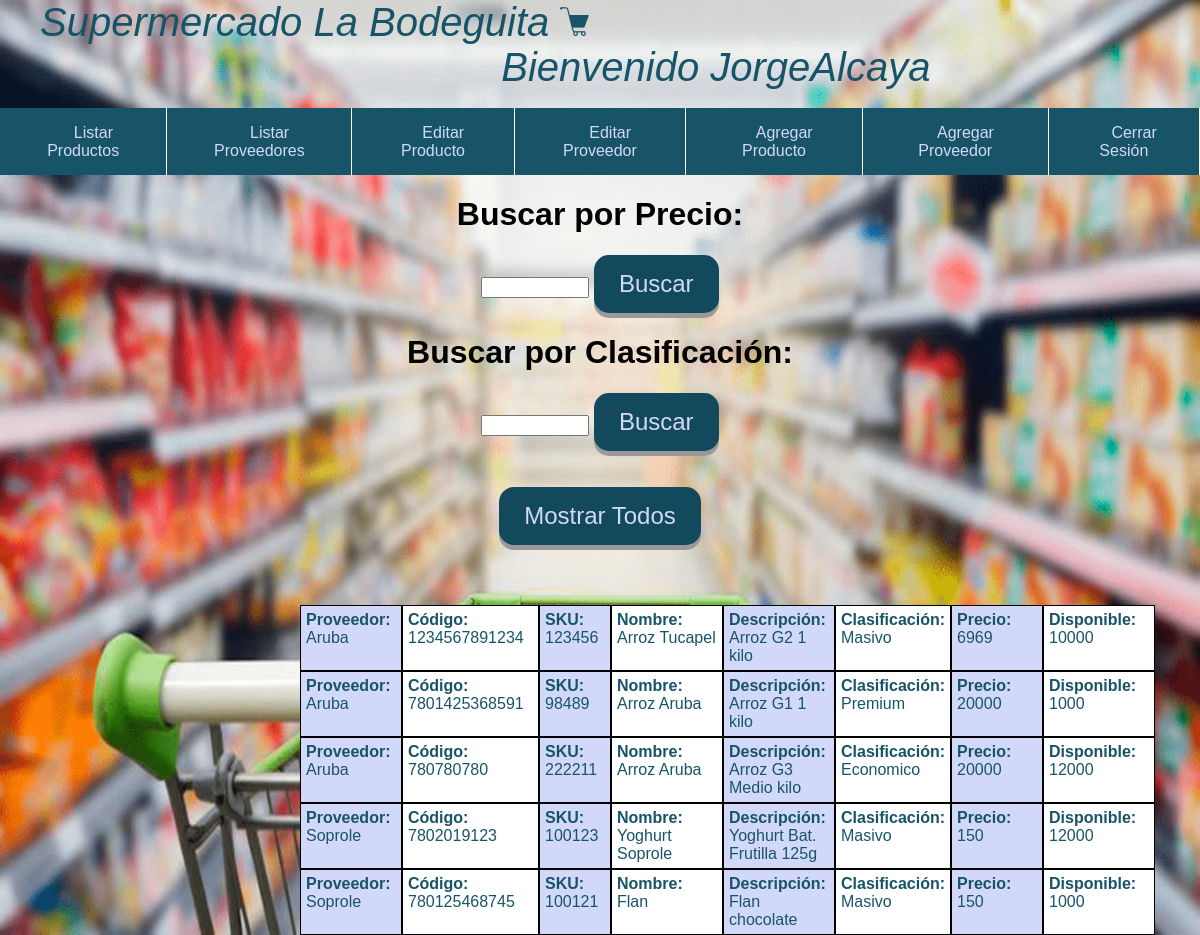
/listarProductos (signed in), run on the app's committed database.
### app/models.py (models this page shows, shortened)
class Producto(models.Model):
    proveedor = models.ForeignKey(Proveedor, null=True, blank=True, on_delete=models.CASCADE)
    codigo = models.IntegerField()
    sku = models.IntegerField()
    nombre = models.CharField(max_length=20)
    descripcion = models.CharField(max_length=30)
    clasificacion = models.CharField(max_length=30)
    precio = models.IntegerField()
    disponible = models.IntegerField()

class Proveedor(models.Model):
    rut = models.CharField(max_length=15)
    nombre = models.CharField(max_length=50)
    telefono = models.CharField(max_length=20)
    domicilio = models.CharField(max_length=50)
    region = models.CharField(max_length=50, blank=True, null=True)
    comuna = models.CharField(max_length=50, blank=True, null=True)
    def __str__(self):
        return self.nombre

### app/views.py (the view)
# urls.py: path('listarProductos', views.listarProductos),
@login_required
def listarProductos(request):
    producto = Producto.objects.all()
    precio = 0  # Filtro por defecto
    if request.POST.get('precio'):
        precio = int(request.POST.get('precio'))
        producto = producto.filter(precio__exact=precio)
    if request.POST.get('clasificacion'):
        clasificacion = request.POST.get('clasificacion')
        producto = producto.filter(clasificacion__exact=clasificacion)
    return render(request, "app/listarProductos.html", {'producto': producto})

### app/templates/app/listarProductos.html (shortened to what this page needs)
{% extends 'app/base.html' %}
{% block content %}
{% load staticfiles %}
<link href="{% static 'css/estilosTabla.css' %}" rel="stylesheet">
<body>
    <div>
        <form class="centra" class="flot" action="/listarProductos" method="POST">
            <div>
                <div>
                    <div>
                        <h1>Buscar por Precio:</h1>
                    </div >
                    <input type="number" name="precio" value="{{precio}}" style="width:100px" />
                        <input  class="button" type="submit" value="Buscar">
                </div>
                <div>
                    <div>
                        <h1>Buscar por Clasificación:</h1>
                    </div>
                    <input type="text" name="clasificacion" value="{{clasificacion}}" style="width:100px" />
                    <input class="button" type="submit" value="Buscar">
                </div>
            </div>
            <br>
            <br>
            <input class="button" action="/listarProductos" type="submit" value="Mostrar Todos">
        </form>
    </div>
    {% for c in producto %}
    <body>
        <div id="tabla" id="divt">
            <div class="A" id="divt"><strong>Proveedor:  </strong>{{c.proveedor}}</div>
            <div class="B" id="divt"><strong>Código:  </strong>{{c.codigo}}</div>
            <div class="C" id="divt"><strong>SKU:  </strong>{{c.sku}}</div>
            <div class="D" id="divt"><strong>Nombre:  </strong>{{c.nombre}}</div>
            <div class="E" id="divt"><strong>Descripción:  </strong>{{c.descripcion}}</div>
            <div class="F" id="divt"><strong>Clasificación:  </strong>{{c.clasificacion}}</div>
            <div class="G" id="divt"><strong>Precio:  </strong>{{c.precio}}</div>
            <div class="H" id="divt"><strong>Disponible:  </strong>{{c.disponible}}</div>
        </div>
    </body>
    {% endfor%}
</body>
{% endblock content %}

### app/templates/app/base.html (shortened to what this page needs)
{% load staticfiles %}
<!DOCTYPE html>
<html lang="es">
<head>
    <link href="{% static 'css/estiloMenu.css' %}" rel="stylesheet">
    <link href="{% static 'css/icomoon/style.css' %}" rel="stylesheet">
    <link href="{% static 'css/estiloFormLogin.css' %}" rel="stylesheet">
</head>
<dir class="titulo">
    Supermercado La Bodeguita <img src="{% static 'img/carrito.png' %}" alt="">
    {% if user.is_authenticated %} <span>123456789101112131415</span>Bienvenido {{user.username}}
    {% else %}<span>123456789101112131415</span>Bienvenido Proveedores{% endif %}
</dir>
<span>12345678910</span>
<body>
    <header class="titulo3">
        <nav class="menu">
            <ul>
                {% if user.is_authenticated %}
                <li><a href="http://localhost:8000/listarProductos"><span class="icon-file-text"></span> Listar
                        Productos</a></li>
                <li><a href="http://localhost:8000/listarProveedores"><span class="icon-file-text"></span> Listar
                        Proveedores</a></li>
                <li><a href="http://localhost:8000/listarProductosFull"><span class="icon-file-text"></span> Editar
                        Producto</a></li>
                <li><a href="http://localhost:8000/listarProveedoresFull"><span class="icon-file-text"></span> Editar
                        Proveedor</a></li>
                <li><a href="http://localhost:8000/ingresarProducto"><span class="icon-file-text"></span> Agregar
                        Producto</a></li>
                <li><a href="http://localhost:8000/ingresarProveedor"><span class="icon-file-text"></span> Agregar
                        Proveedor</a></li>
                <li><a href="http://localhost:8000/logout/"><span class="icon-clipboard"></span> Cerrar Sesión</a>
                </li>
                {% endif %}
            </ul>
        </nav>
    </header>
</body>
{% block content %}
{% endblock %}
</html>

### app/static/css/estiloMenu.css (style rules this page uses)
body { margin: 0; font-family: sans-serif; }
header { width: 100%; background: #185468; }
.menu ul { margin: 0; list-style: none; padding: 0; display: flex; }
.menu li { border-right: 1px solid #fff; }
.menu li a { display: block; padding: 15px 20px; color: rgb(210, 217, 248); text-decoration: none; }

### app/static/css/icomoon/style.css (style rules this page uses)
[class^="icon-"], [class*=" icon-"] { font-family: 'icomoon' !important; speak: none; font-style: normal; font-weight: normal; font-variant: normal; text-transform: none; line-height: 1; -webkit-font-smoothing: antialiased; -moz-osx-font-smoothing: grayscale; }
.icon-clipboard:before { content: "\e9b8"; }
.icon-file-text:before { content: "\e922"; }

### app/static/css/estiloFormLogin.css (style rules this page uses)
ul { list-style: none; padding: 0; text-align: center; color: rgb(210, 217, 248); }
.titulo { font-size: 40px; color: #185468; font-style: italic; font-family: 'Franklin Gothic Medium', 'Arial Narrow', Arial, sans-serif; margin: 0; }

### app/static/css/estilosTabla.css (style rules this page uses)
.button { display: inline-block; padding: 15px 25px; font-size: 24px; cursor: pointer; text-align: center; text-decoration: none; outline: none; color:rgb(210, 217, 248); background-color: #12495c; ; border: none; border-radius: 15px; box-shadow: 0 5px #999; }
.centra { text-align: center; margin-bottom: 5%; }
#divt { border: 1px solid #000000; padding: 5px; display: none; }
.A { background: rgb(210, 217, 248);; width: 90px; display: none; }
.B { background: #fff; width: 125px; display: none; }
.C { background: rgb(210, 217, 248);; width: 60px; display: none; }
.D { background: #fff; width: 100px; display: none; }
.E { background: rgb(210, 217, 248);; width: 100px; display: none; }
.F { background: #fff; width: 100px; display: none; }
.G { background: rgb(210, 217, 248);; width: 80px; display: none; }
.H { background: #fff; width: 100px; display: none; }
#tabla { margin-left: 25%; color: #185468; }
#tabla .A, #tabla .B, #tabla .C, #tabla .D, #tabla .E, #tabla .F, #tabla .G, #tabla .H { display: table-cell; }

### data on the page
Producto: proveedor "Aruba", codigo "1234567891234", sku "123456", nombre "Arroz Tucapel", descripcion "Arroz G2 1 kilo", clasificacion "Masivo", precio "6969", disponible "10000"
Producto: proveedor "Aruba", codigo "7801425368591", sku "98489", nombre "Arroz Aruba", descripcion "Arroz G1 1 kilo", clasificacion "Premium", precio "20000", disponible "1000"
Producto: proveedor "Aruba", codigo "780780780", sku "222211", nombre "Arroz Aruba", descripcion "Arroz G3 Medio kilo", clasificacion "Economico", precio "20000", disponible "12000"
Producto: proveedor "Soprole", codigo "7802019123", sku "100123", nombre "Yoghurt Soprole", descripcion "Yoghurt Bat. Frutilla 125g", clasificacion "Masivo", precio "150", disponible "12000"
Producto: proveedor "Soprole", codigo "780125468745", sku "100121", nombre "Flan", descripcion "Flan chocolate", clasificacion "Masivo", precio "150", disponible "1000"

### other printed values
{{ user.username }} "JorgeAlcaya"
